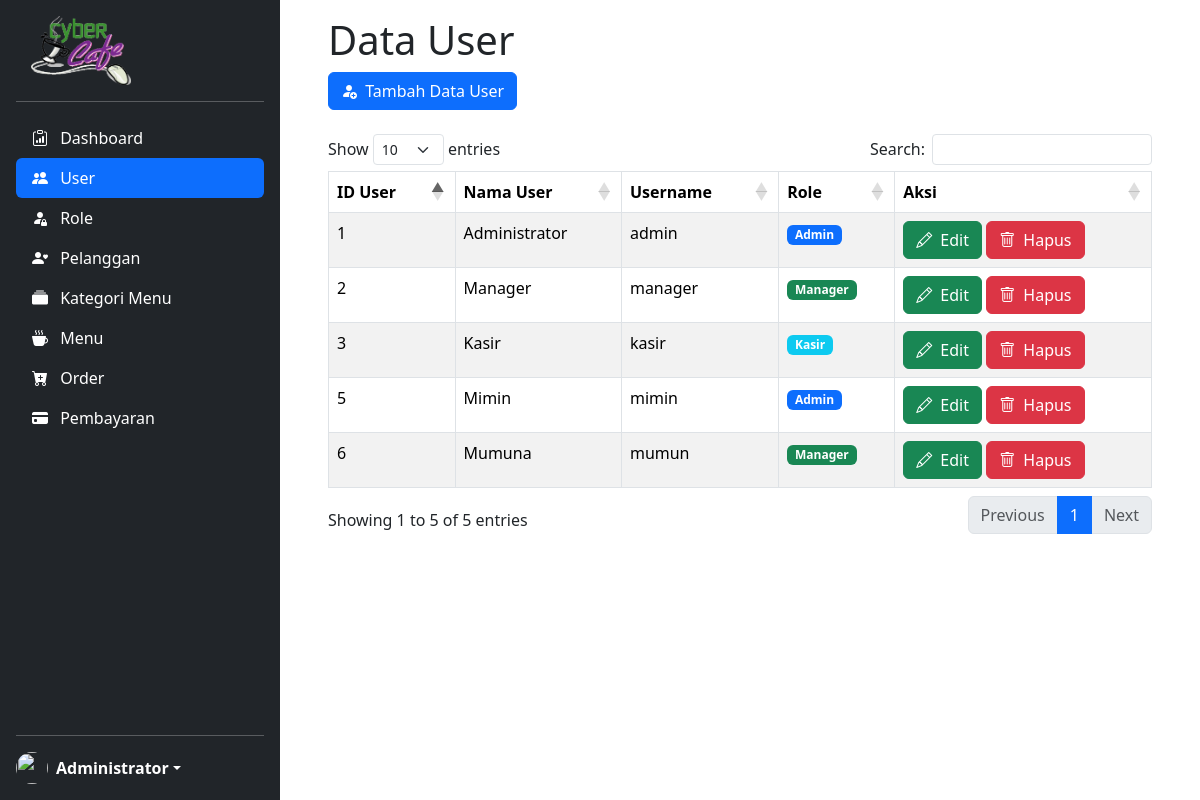
The app's page /master-user.php (signed in) with its own data.
### tables this page shows
CREATE TABLE `user` (
  `id_user` int(11) NOT NULL,
  `id_role` int(11) NOT NULL,
  `username` varchar(50) NOT NULL,
  `password` varchar(100) NOT NULL,
  `nama_user` varchar(50) NOT NULL
);

CREATE TABLE `role` (
  `id_role` int(11) NOT NULL,
  `nama_role` varchar(50) NOT NULL
);

### master-user.php (the view, shortened to what this page needs)
<!DOCTYPE html>
<html>
<head>
    <?php
	include "header.php";
	?>
</head>
<body>
    <main id="fullpage">
        <?php
        include "sidebar.php";
        ?>
        <div class="container pt-3 me-0 pe-5 ps-5 scrollarea">
            <div class="row">
                <div class="col">
                    <h1>Data User</h1>
                    <a href="tambah-user.php" class="btn btn-primary"><i class="bi-person-fill-add me-1"></i> Tambah Data User</a><br>
                    <?php
                        $sql = "SELECT * FROM user u JOIN role r ON u.id_role=r.id_role";
                        $user = mysqli_query($conn, $sql);
                    ?>
                    <br>
                    <table class="table table-bordered table-striped table-hover" id="data-user">
                        <thead>
                            <tr>
                                <th>ID User</th>
                                <th>Nama User</th>
                                <th>Username</th>
                                <th>Role</th>
                                <th>Aksi</th>
                            </tr>
                        </thead>
                        <tbody>
                            <?php foreach ($user as $row) :
                            if($row["id_role"]==1) $role='primary';
                            else if($row["id_role"]==2) $role='success';
                            else $role='info';
                            ?>
                        <tr>
                            <td><?= $row["id_user"]; ?></td>
                            <td><?= $row["nama_user"]; ?></td>
                            <td><?= $row["username"]; ?></td>
                            <td><span class="badge bg-<?=$role?>"><?= $row["nama_role"]; ?></span></td>
                            <td>
                                <?php
                                    echo "<a href='ubah-user.php?id=$row[id_user]' class='btn btn-success'><i class='bi-pencil me-1'></i> Edit</a>";
                                ?>
                                <a href="hapus-user.php?id=<?=$row['id_user']; ?>" onclick = "return confirm ('Apakah yakin akan hapus user <?= $row['nama_user']; ?>?');" class='btn btn-danger'><i class='bi-trash me-1'></i> Hapus</a>
                            </td>
                        </tr>
                            <?php endforeach; ?>
                        </tbody>
                    </table>
                </div>
            </div>
        </div>
    </main>
</body>
</html>

### css/style.css (style rules this page uses)
body { min-height: 100vh; min-height: -webkit-fill-available; display: block; }
html { height: -webkit-fill-available; }
#fullpage { display: flex; flex-wrap: nowrap; height: 100vh; height: -webkit-fill-available; max-height: 100vh; overflow-x: auto; overflow-y: hidden; }
.scrollarea { overflow-y: auto; }

### records on screen
user: id_user "1", nama_user "Administrator", username "admin", id_role.nama_role "Admin"
user: id_user "2", nama_user "Manager", username "manager", id_role.nama_role "Manager"
user: id_user "3", nama_user "Kasir", username "kasir", id_role.nama_role "Kasir"
user: id_user "5", nama_user "Mimin", username "mimin", id_role.nama_role "Admin"
user: id_user "6", nama_user "Mumuna", username "mumun", id_role.nama_role "Manager"

### other values on screen
$_SESSION['nama_user'] "Administrator"
